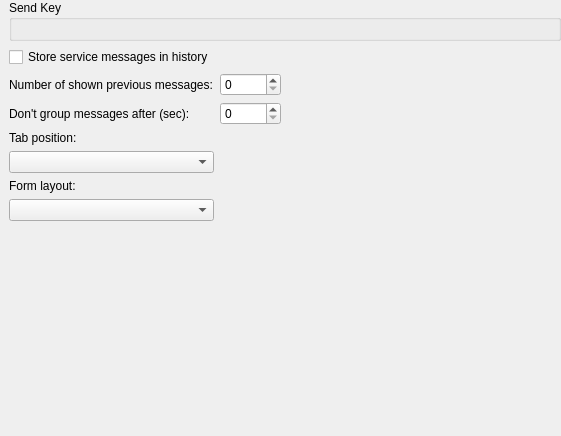
<?xml version="1.0" encoding="UTF-8"?>
<ui version="4.0">
 <class>ChatBehavior</class>
 <widget class="QWidget" name="ChatBehavior">
  <property name="geometry">
   <rect>
    <x>0</x>
    <y>0</y>
    <width>561</width>
    <height>436</height>
   </rect>
  </property>
  <property name="windowTitle">
   <string>Form</string>
  </property>
  <layout class="QGridLayout" name="gridLayout">
   <property name="leftMargin">
    <number>9</number>
   </property>
   <property name="topMargin">
    <number>0</number>
   </property>
   <property name="rightMargin">
    <number>0</number>
   </property>
   <property name="bottomMargin">
    <number>0</number>
   </property>
   <item row="0" column="0" colspan="4">
    <widget class="QGroupBox" name="groupBox">
     <property name="sizePolicy">
      <sizepolicy hsizetype="Preferred" vsizetype="Preferred">
       <horstretch>0</horstretch>
       <verstretch>0</verstretch>
      </sizepolicy>
     </property>
     <property name="title">
      <string>Send Key</string>
     </property>
     <layout class="QGridLayout" name="gridLayout_2"/>
    </widget>
   </item>
   <item row="1" column="0">
    <widget class="QCheckBox" name="storeBox">
     <property name="text">
      <string>Store service messages in history</string>
     </property>
    </widget>
   </item>
   <item row="2" column="0">
    <widget class="QLabel" name="label">
     <property name="toolTip">
      <string>Number of previous messages shown in new chats</string>
     </property>
     <property name="text">
      <string>Number of shown previous messages:</string>
     </property>
    </widget>
   </item>
   <item row="3" column="0">
    <widget class="QLabel" name="label_2">
     <property name="text">
      <string>Don't group messages after (sec):</string>
     </property>
    </widget>
   </item>
   <item row="8" column="0">
    <spacer name="verticalSpacer">
     <property name="orientation">
      <enum>Qt::Vertical</enum>
     </property>
     <property name="sizeHint" stdset="0">
      <size>
       <width>180</width>
       <height>328</height>
      </size>
     </property>
    </spacer>
   </item>
   <item row="3" column="1">
    <widget class="QSpinBox" name="groupUntil">
     <property name="maximum">
      <number>10000</number>
     </property>
    </widget>
   </item>
   <item row="3" column="2">
    <spacer name="horizontalSpacer_2">
     <property name="orientation">
      <enum>Qt::Horizontal</enum>
     </property>
     <property name="sizeHint" stdset="0">
      <size>
       <width>40</width>
       <height>20</height>
      </size>
     </property>
    </spacer>
   </item>
   <item row="2" column="1">
    <widget class="QSpinBox" name="recentBox"/>
   </item>
   <item row="2" column="2">
    <spacer name="horizontalSpacer">
     <property name="orientation">
      <enum>Qt::Horizontal</enum>
     </property>
     <property name="sizeHint" stdset="0">
      <size>
       <width>40</width>
       <height>20</height>
      </size>
     </property>
    </spacer>
   </item>
   <item row="4" column="0">
    <widget class="QLabel" name="label_3">
     <property name="text">
      <string>Tab position:</string>
     </property>
    </widget>
   </item>
   <item row="6" column="0">
    <widget class="QLabel" name="label_4">
     <property name="text">
      <string>Form layout:</string>
     </property>
    </widget>
   </item>
   <item row="7" column="0">
    <widget class="QComboBox" name="formLayoutBox"/>
   </item>
   <item row="5" column="0">
    <widget class="QComboBox" name="tabPositionBox"/>
   </item>
  </layout>
 </widget>
 <resources/>
 <connections/>
</ui>
